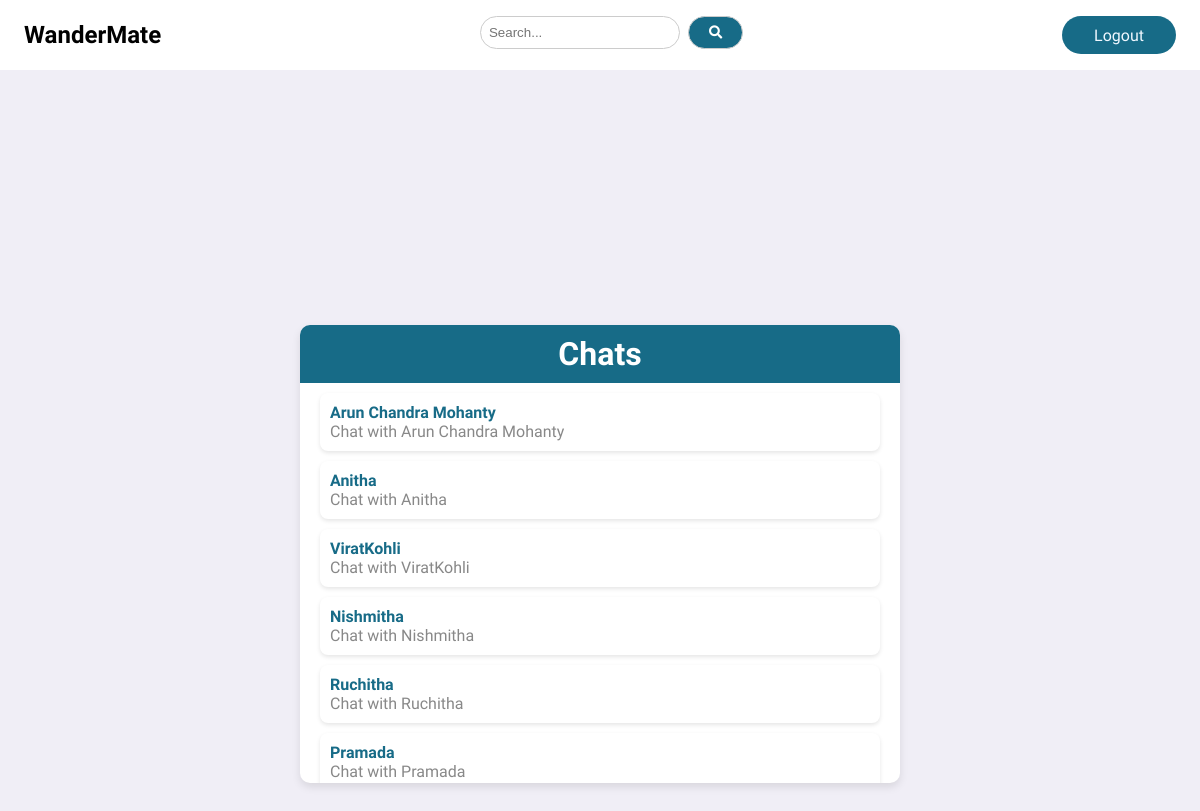
The page /chat/ (signed in) on the database its author committed.
### core/models.py (models this page shows, shortened)
class FollowersCount(models.Model):
    follower = models.CharField(max_length = 100)
    user = models.CharField(max_length = 100)

### core/views.py (the view)
# urls.py: path('chat/', views.chat, name = "chat"),
@login_required(login_url='core:signinSignup')
def chat(request):
    user_name = request.user
    followers_list = FollowersCount.objects.filter(user = user_name)
    return render(request, 'chat.html', {'followers_list':followers_list})

### templates/chat.html (shortened to what this page needs)
{% extends 'base.html' %}
{% load static %}
{% block content%}
<div class="chat-body">
    <div class="chat-container">
        <div class="chat-header">
            <h1>Chats</h1>
        </div>
        <ul class="chat-list">
            {% for follower in followers_list %}
            <li class="chat-item" href = "#">
                <a href = "{% url 'core:user_chat_room' follower.follower user.username %}" style = "text-decoration:none">
                <div class="chat-info">
                    <div class="sender">{{follower.follower}}</div>
                    <div class="last-message">Chat with {{follower.follower}}</div>
                </div>
                </a>
            </li>
            {% endfor %}
        </ul>
    </div>
</div>
{% endblock %}

### static/css/style.css (style rules this page uses)
:root { --color-white: hsl(252, 30%, 100%); --color-light: hsl(252, 30%, 95%); --color-gray: hsl(252, 15%, 65%); --color-primary: #176B87; --color-secondary: hsl(252, 100%, 90%); --color-success: hsl(120, 95%, 65%); --color-danger: hsl(0, 95%, 65%); --color-dark: hsl(252, 30%, 17%); --color-black: hsl(252, 30%, 10%); --border-radius: 2rem; --card-border-radius: 1rem; --btn-padding: 0.6rem 2rem; --search-padding: 0.6rem 1rem; --card-padding: 1rem; --sticky-top-left: 5.4rem; --sticky-top-right: -18rem; }
*, *::before, *::after { margin: 0; padding: 0; outline: 0; box-sizing: border-box; text-decoration: none; list-style: none; border: none; }
body { font-family: 'Playpen Sans', cursive; color: var(--color-dark); background: var(--color-light); overflow-x: hidden; }
.chat-body { font-family: 'Playpen Sans', cursive; color: hsl(252, 30%, 17%); background:hsl(252, 30%, 95%); margin: 0; padding: 0; display: flex; justify-content: center; align-items: center; height: 100vh; }
.chat-container { width: 80%; max-width: 600px; background-color: #fff; border-radius: 10px; box-shadow: 0 4px 8px rgba(0, 0, 0, 0.1); display: flex; flex-direction: column; overflow: hidden; }
.chat-header { background-color: #176B87; color: #fff; padding: 10px 20px; text-align: center; }
.chat-list { list-style-type: none; padding: 0; margin: 0; flex: 1; overflow-y: auto; max-height: 400px; }
.chat-item { background-color: #fff; padding: 10px; margin: 10px 20px; border-radius: 8px; box-shadow: 0 2px 4px rgba(0, 0, 0, 0.1); display: flex; align-items: center; cursor: pointer; }
.chat-info { flex: 1; }
.sender { font-weight: bold; color: #176B87; }
.last-message { color: #888; }

### rows shown on the page
FollowersCount: follower "Arun Chandra Mohanty"
FollowersCount: follower "Anitha"
FollowersCount: follower "ViratKohli"
FollowersCount: follower "Nishmitha"
FollowersCount: follower "Ruchitha"
FollowersCount: follower "Pramada"
